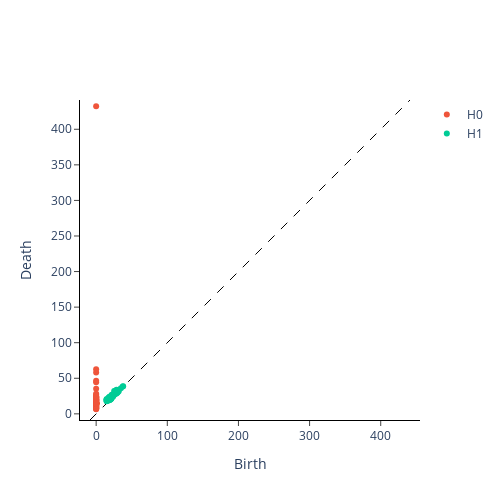

The cell this chart's notebook holds for it:
### Code cell
VR.fit_transform_plot(matriz_pseudo[None,:,:])
